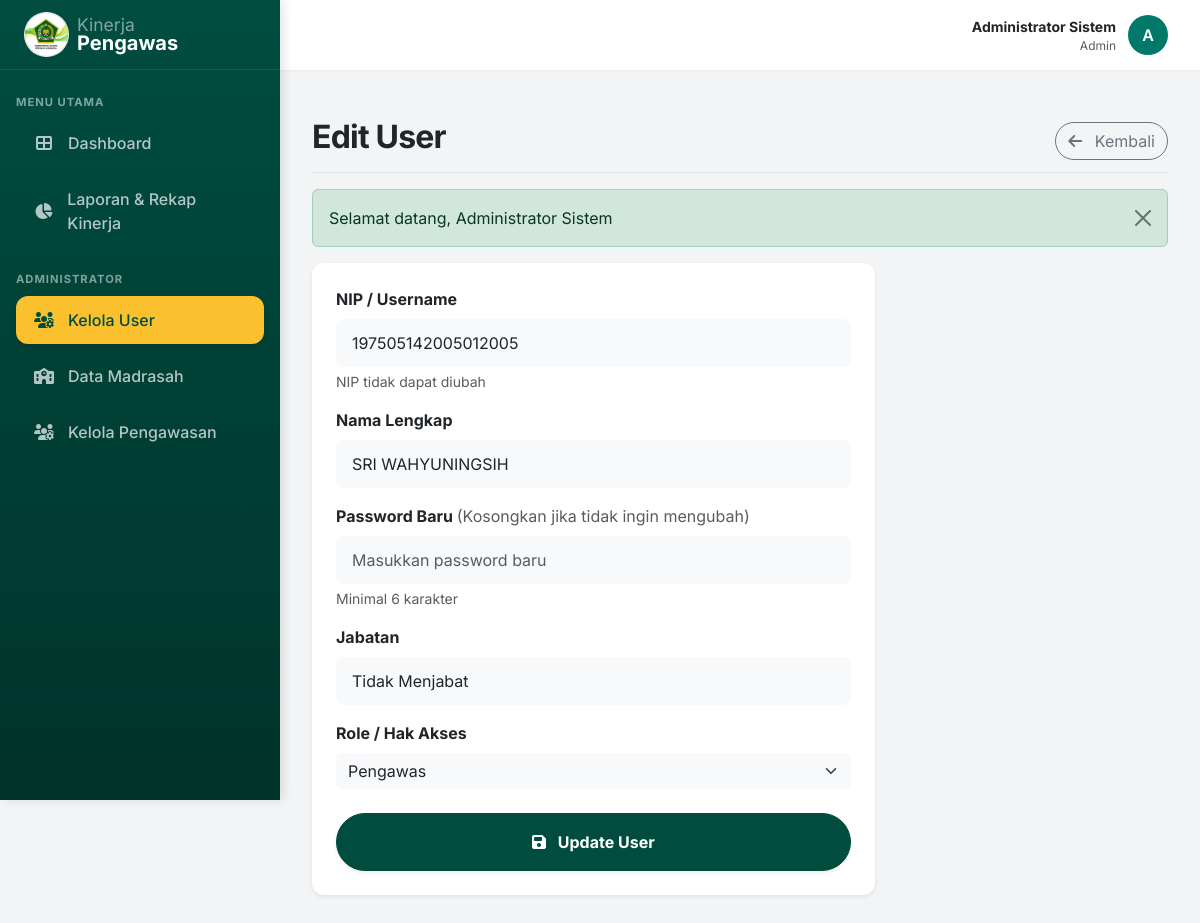
The page /modules/admin/users/edit.php?id=90 (signed in) on the database its author committed.
### tables this page shows
CREATE TABLE `users` (
  `id` int NOT NULL,
  `nip` varchar(20) NOT NULL,
  `peg_id` varchar(20) DEFAULT NULL,
  `nama_lengkap` varchar(100) NOT NULL,
  `password` varchar(255) NOT NULL,
  `role` enum('admin','pimpinan','pengawas','pendamping') NOT NULL,
  `jabatan` varchar(100) DEFAULT NULL,
  `created_at` timestamp NOT NULL DEFAULT CURRENT_TIMESTAMP
);

### core/auth.php (called while the page is built, shortened)
<?php
function user() {
    return [
        'id' => $_SESSION['user_id'] ?? null,
        'nama' => $_SESSION['nama'] ?? 'Guest',
        'role' => $_SESSION['role'] ?? null,
        'nip' => $_SESSION['nip'] ?? null
    ];
}

### modules/admin/users/edit.php (the view, shortened to what this page needs)
<?php
require_once __DIR__ . '/../../../core/koneksi.php';
require_once __DIR__ . '/../../../templates/header.php';
require_once __DIR__ . '/../../../templates/sidebar.php';
$id = $_GET['id'] ?? 0;
$query = mysqli_query($conn, "SELECT * FROM users WHERE id = $id");
$data = mysqli_fetch_assoc($query);
?>
<main class="main-content w-100">
    <div class="d-flex justify-content-between flex-wrap flex-md-nowrap align-items-center pt-3 pb-2 mb-3 border-bottom">
        <h1 class="h2 fw-bold text-dark">Edit User</h1>
        <div class="btn-toolbar mb-2 mb-md-0">
            <a href="index.php" class="btn btn-outline-secondary rounded-pill">
                <i class="fas fa-arrow-left me-2"></i> Kembali
            </a>
        </div>
    </div>
    <?php echo flash(); ?>
    <div class="row">
        <div class="col-lg-8">
            <div class="card border-0 shadow-sm">
                <div class="card-body p-4">
                    <form action="aksi.php?act=update" method="POST">
                        <div class="mb-3">
                            <label for="nip" class="form-label fw-bold">NIP / Username</label>
                            <input type="text" class="form-control bg-light border-0" id="nip" name="nip" value="<?php echo $data['nip']; ?>" required readonly>
                            <div class="form-text">NIP tidak dapat diubah</div>
                        </div>
                        <div class="mb-3">
                            <label for="nama_lengkap" class="form-label fw-bold">Nama Lengkap</label>
                            <input type="text" class="form-control bg-light border-0" id="nama_lengkap" name="nama_lengkap" value="<?php echo $data['nama_lengkap']; ?>" required>
                        </div>
                        <div class="mb-3">
                            <label for="password" class="form-label fw-bold">Password Baru <span class="text-muted fw-normal">(Kosongkan jika tidak ingin mengubah)</span></label>
                            <input type="password" class="form-control bg-light border-0" id="password" name="password" placeholder="Masukkan password baru">
                            <div class="form-text">Minimal 6 karakter</div>
                        </div>
                        <div class="mb-3">
                            <label for="jabatan" class="form-label fw-bold">Jabatan</label>
                            <input type="text" class="form-control bg-light border-0" id="jabatan" name="jabatan" value="<?php echo $data['jabatan']; ?>" required>
                        </div>
                        <div class="mb-4">
                            <label for="role" class="form-label fw-bold">Role / Hak Akses</label>
                            <select class="form-select bg-light border-0" id="role" name="role" required>
                                <option value="pengawas" <?php echo ($data['role'] == 'pengawas') ? 'selected' : ''; ?>>Pengawas</option>
                            </select>
                        </div>
                        <div class="d-grid gap-2">
                            <button type="submit" class="btn btn-primary py-3 fw-bold rounded-pill shadow-sm">
                                <i class="fas fa-save me-2"></i> Update User
                            </button>
                        </div>
                    </form>
                </div>
            </div>
        </div>
    </div>
</main>
<?php require_once __DIR__ . '/../../../templates/footer.php'; ?>

### templates/header.php (shortened to what this page needs)
<?php
require_once __DIR__ . '/../core/auth.php';
require_once __DIR__ . '/../core/functions.php';
$user = user();
?>
<!DOCTYPE html>
<html lang="id">
<head>
    <link href="https://cdn.jsdelivr.net/npm/bootstrap@5.3.0/dist/css/bootstrap.min.css" rel="stylesheet">
    <link rel="stylesheet" href="https://cdnjs.cloudflare.com/ajax/libs/font-awesome/6.4.0/css/all.min.css">
    <link rel="stylesheet" href="<?php echo base_url('assets/css/style.css?v=' . time()); ?>">
</head>
<body>
<div class="layout-wrapper">

### templates/sidebar.php (shortened to what this page needs)
<?php
$current_page = $_SERVER['REQUEST_URI'];
function isActive($url) {
    global $current_page;
    return strpos($current_page, $url) !== false ? 'active' : '';
}
$role = $_SESSION['role'] ?? '';
?>
<nav id="sidebarMenu" class="sidebar">
    <div class="sidebar-brand d-flex justify-content-between align-items-center">
        <div class="d-flex align-items-center gap-2">
            <img src="<?php echo base_url('assets/img/image.jpg'); ?>" alt="Logo" width="45" class="rounded-circle">
            <div class="lh-1">
                <div class="small fw-normal text-white-50">Kinerja</div>
                <span class="fw-bold">Pengawas</span>
            </div>
        </div>
    </div>
    <div class="sidebar-menu">
        <small class="text-uppercase text-white-50 fw-bold mb-2 d-block" style="font-size: 0.7rem; letter-spacing: 1px;">Menu Utama</small>
        <a class="nav-link <?php echo isActive('dashboard'); ?>" href="<?php echo base_url('modules/dashboard/index.php'); ?>">
            <i class="fas fa-th-large"></i> Dashboard
        </a>
        <?php if ($role === 'pimpinan' || $role === 'admin'): ?>
        <a class="nav-link <?php echo isActive('kinerja'); ?>" href="<?php echo base_url('modules/kinerja/index.php'); ?>">
            <i class="fas fa-chart-pie"></i> Laporan & Rekap Kinerja
        </a>
        <?php endif; ?>
        <?php if ($role === 'admin'): ?>
        <div class="mt-4 mb-2">
            <small class="text-uppercase text-white-50 fw-bold d-block" style="font-size: 0.7rem; letter-spacing: 1px;">Administrator</small>
        </div>
        <a class="nav-link <?php echo isActive('admin/users'); ?>" href="<?php echo base_url('modules/admin/users/index.php'); ?>">
            <i class="fas fa-users-cog"></i> Kelola User
        </a>
        <a class="nav-link <?php echo isActive('admin/madrasah'); ?>" href="<?php echo base_url('modules/admin/madrasah/index.php'); ?>">
            <i class="fas fa-school"></i> Data Madrasah
        </a>
        <a class="nav-link <?php echo isActive('admin/pengawasan'); ?>" href="<?php echo base_url('modules/admin/pengawasan/index.php'); ?>">
            <i class="fas fa-users-cog"></i> Kelola Pengawasan
        </a>
        <?php endif; ?>
    </div>
</nav>
<div class="main-wrapper">
    <header class="top-header">
        <div class="d-flex align-items-center ms-auto">
            <div class="dropdown">
                <div class="user-profile" data-bs-toggle="dropdown">
                    <div class="text-end d-none d-md-block">
                        <div class="fw-bold small mb-0 text-dark"><?php echo $user['nama']; ?></div>
                        <div class="text-muted small" style="font-size: 0.75rem;"><?php echo ucfirst($user['role']); ?></div>
                    </div>
                    <div class="user-avatar">
                        <?php echo strtoupper(substr($user['nama'], 0, 1)); ?>
                    </div>
                </div>
            </div>
        </div>
    </header>
    <div class="content-body">

### core/functions.php (shortened to what this page needs)
<?php
function base_url($path = '') {
    if (defined('BASE_URL')) {
        $base = BASE_URL;
    } elseif (getenv('BASE_URL')) {
        $base = getenv('BASE_URL');
    } else {
        $protocol = isset($_SERVER['HTTPS']) && $_SERVER['HTTPS'] === 'on' ? "https" : "http";
        $host = $_SERVER['HTTP_HOST'];
        if ($host === 'localhost' || $host === '127.0.0.1') {
            $base = "$protocol://$host/kipas";
        } else {
            $base = "$protocol://$host";
        }
    }
    return rtrim($base, '/') . '/' . ltrim($path, '/');
}
function flash($type = null, $message = null) {
    if ($type && $message) {
        $_SESSION['flash'] = [
            'type' => $type,
            'message' => $message
        ];
    } else {
        if (isset($_SESSION['flash'])) {
            $f = $_SESSION['flash'];
            return '<div class="alert alert-' . $f['type'] . ' alert-dismissible fade show" role="alert">
                        ' . $f['message'] . '
                        <button type="button" class="btn-close" data-bs-dismiss="alert" aria-label="Close"></button>
                    </div>';
        }
    }
    return '';
}

### templates/footer.php (shortened to what this page needs)
    </div>
</div>
</div>
</body>
</html>

### assets/css/style.css (style rules this page uses)
:root { --primary: #004d40; --primary-light: #00796b; --accent: #fbc02d; --bg-body: #f3f4f6; --bg-card: #ffffff; --text-main: #1f2937; --text-muted: #6b7280; --border-color: #e5e7eb; --sidebar-width: 280px; --header-height: 70px; --shadow-sm: 0 1px 2px 0 rgba(0, 0, 0, 0.05); --shadow-md: 0 4px 6px -1px rgba(0, 0, 0, 0.1), 0 2px 4px -1px rgba(0, 0, 0, 0.06); --radius: 0.75rem; }
body { font-family: 'Inter', sans-serif; background-color: var(--bg-body); color: var(--text-main); overflow-x: hidden; }
h1, h2, h3, h4, h5, h6 { font-weight: 700; letter-spacing: -0.025em; }
a { text-decoration: none; }
.layout-wrapper { display: flex; min-height: 100vh; }
.sidebar { width: var(--sidebar-width); background: linear-gradient(180deg, var(--primary) 0%, #00332a 100%); color: white; position: fixed; height: 100vh; z-index: 1050; transition: transform 0.3s ease-in-out; box-shadow: 4px 0 10px rgba(0, 0, 0, 0.1); }
.sidebar-brand { height: var(--header-height); display: flex; align-items: center; padding: 0 1.5rem; font-size: 1.25rem; font-weight: 700; border-bottom: 1px solid rgba(255, 255, 255, 0.1); }
.sidebar-menu { padding: 1.5rem 1rem; }
.nav-link { display: flex; align-items: center; padding: 0.75rem 1rem; color: rgba(255, 255, 255, 0.7); border-radius: var(--radius); margin-bottom: 0.5rem; transition: all 0.2s; font-weight: 500; }
.nav-link:hover, .nav-link.active { background-color: rgba(255, 255, 255, 0.1); color: white; }
.nav-link.active { background-color: var(--accent); color: #004d40; box-shadow: 0 4px 6px rgba(0, 0, 0, 0.1); }
.nav-link i { width: 24px; margin-right: 12px; text-align: center; }
.main-wrapper { flex: 1; margin-left: var(--sidebar-width); display: flex; flex-direction: column; transition: margin-left 0.3s ease; }
.top-header { height: var(--header-height); background: white; display: flex; align-items: center; justify-content: space-between; padding: 0 2rem; box-shadow: var(--shadow-sm); position: sticky; top: 0; z-index: 900; }
.user-profile { display: flex; align-items: center; gap: 12px; cursor: pointer; }
.user-avatar { width: 40px; height: 40px; background: var(--primary-light); color: white; border-radius: 50%; display: flex; align-items: center; justify-content: center; font-weight: 600; }
.content-body { padding: 2rem; }
.card { background: var(--bg-card); border: 1px solid var(--border-color); border-radius: var(--radius); box-shadow: var(--shadow-sm); margin-bottom: 1.5rem; }
.card-body { padding: 1.5rem; }
.btn-primary { background-color: var(--primary); border-color: var(--primary); }
.form-control { border-radius: 0.5rem; padding: 0.75rem 1rem; border-color: var(--border-color); }

### rows shown on the page
users: nip "197505142005012005", nama_lengkap "SRI WAHYUNINGSIH", jabatan "Tidak Menjabat", role "Pengawas"

### other values the page prints
$user['nama'] "Administrator Sistem"
$user['role'] "Admin"
substr($user['nama'], 0, 1) "A"
$f['message'] "Selamat datang, Administrator Sistem"
